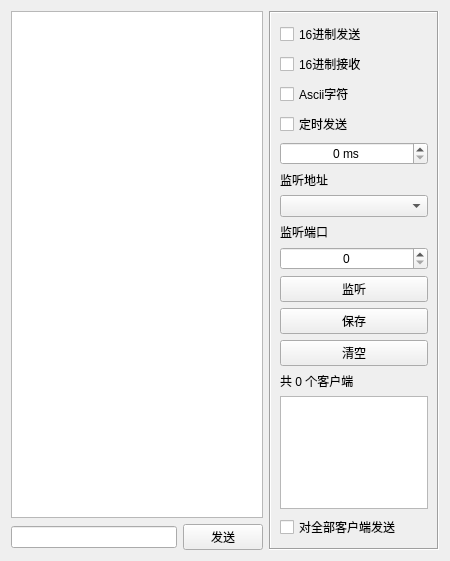
<?xml version="1.0" encoding="UTF-8"?>
<ui version="4.0">
 <class>HUdpServerWidget</class>
 <widget class="QWidget" name="HUdpServerWidget">
  <property name="geometry">
   <rect>
    <x>0</x>
    <y>0</y>
    <width>450</width>
    <height>561</height>
   </rect>
  </property>
  <property name="windowTitle">
   <string>Form</string>
  </property>
  <layout class="QGridLayout" name="gridLayout">
   <item row="0" column="0">
    <widget class="QTextEdit" name="textEdit">
     <property name="readOnly">
      <bool>true</bool>
     </property>
    </widget>
   </item>
   <item row="0" column="1" rowspan="2">
    <widget class="QFrame" name="frame">
     <property name="minimumSize">
      <size>
       <width>170</width>
       <height>0</height>
      </size>
     </property>
     <property name="maximumSize">
      <size>
       <width>170</width>
       <height>16777215</height>
      </size>
     </property>
     <property name="frameShape">
      <enum>QFrame::Box</enum>
     </property>
     <property name="frameShadow">
      <enum>QFrame::Sunken</enum>
     </property>
     <layout class="QVBoxLayout" name="verticalLayout_5">
      <property name="leftMargin">
       <number>9</number>
      </property>
      <property name="topMargin">
       <number>9</number>
      </property>
      <property name="rightMargin">
       <number>9</number>
      </property>
      <property name="bottomMargin">
       <number>9</number>
      </property>
      <item>
       <widget class="QCheckBox" name="checkBox_101">
        <property name="text">
         <string>16进制发送</string>
        </property>
       </widget>
      </item>
      <item>
       <widget class="QCheckBox" name="checkBox_102">
        <property name="text">
         <string>16进制接收</string>
        </property>
       </widget>
      </item>
      <item>
       <widget class="QCheckBox" name="checkBox_103">
        <property name="text">
         <string>Ascii字符</string>
        </property>
       </widget>
      </item>
      <item>
       <widget class="QCheckBox" name="checkBox_104">
        <property name="text">
         <string>定时发送</string>
        </property>
       </widget>
      </item>
      <item>
       <widget class="QSpinBox" name="spinBox_101">
        <property name="alignment">
         <set>Qt::AlignCenter</set>
        </property>
        <property name="suffix">
         <string> ms</string>
        </property>
        <property name="maximum">
         <number>60000</number>
        </property>
       </widget>
      </item>
      <item>
       <widget class="QLabel" name="label_105">
        <property name="text">
         <string>监听地址</string>
        </property>
       </widget>
      </item>
      <item>
       <widget class="QComboBox" name="comboBox_101"/>
      </item>
      <item>
       <widget class="QLabel" name="label_103">
        <property name="text">
         <string>监听端口</string>
        </property>
       </widget>
      </item>
      <item>
       <widget class="QSpinBox" name="spinBox_102">
        <property name="alignment">
         <set>Qt::AlignCenter</set>
        </property>
        <property name="maximum">
         <number>65535</number>
        </property>
       </widget>
      </item>
      <item>
       <widget class="QPushButton" name="pushButton_101">
        <property name="text">
         <string>监听</string>
        </property>
       </widget>
      </item>
      <item>
       <widget class="QPushButton" name="pushButton_102">
        <property name="text">
         <string>保存</string>
        </property>
       </widget>
      </item>
      <item>
       <widget class="QPushButton" name="pushButton_103">
        <property name="text">
         <string>清空</string>
        </property>
       </widget>
      </item>
      <item>
       <widget class="QLabel" name="label_104">
        <property name="text">
         <string>共 0 个客户端</string>
        </property>
       </widget>
      </item>
      <item>
       <widget class="QListWidget" name="listWidget_101"/>
      </item>
      <item>
       <widget class="QCheckBox" name="checkBox_105">
        <property name="text">
         <string>对全部客户端发送</string>
        </property>
       </widget>
      </item>
     </layout>
    </widget>
   </item>
   <item row="1" column="0">
    <widget class="QWidget" name="widget" native="true">
     <layout class="QHBoxLayout" name="layTcpClient">
      <property name="leftMargin">
       <number>0</number>
      </property>
      <property name="topMargin">
       <number>0</number>
      </property>
      <property name="rightMargin">
       <number>0</number>
      </property>
      <property name="bottomMargin">
       <number>0</number>
      </property>
      <item>
       <widget class="QLineEdit" name="lineEdit_201"/>
      </item>
      <item>
       <widget class="QPushButton" name="pushButton_201">
        <property name="minimumSize">
         <size>
          <width>80</width>
          <height>0</height>
         </size>
        </property>
        <property name="maximumSize">
         <size>
          <width>80</width>
          <height>16777215</height>
         </size>
        </property>
        <property name="text">
         <string>发送</string>
        </property>
       </widget>
      </item>
     </layout>
    </widget>
   </item>
  </layout>
 </widget>
 <resources/>
 <connections/>
</ui>
